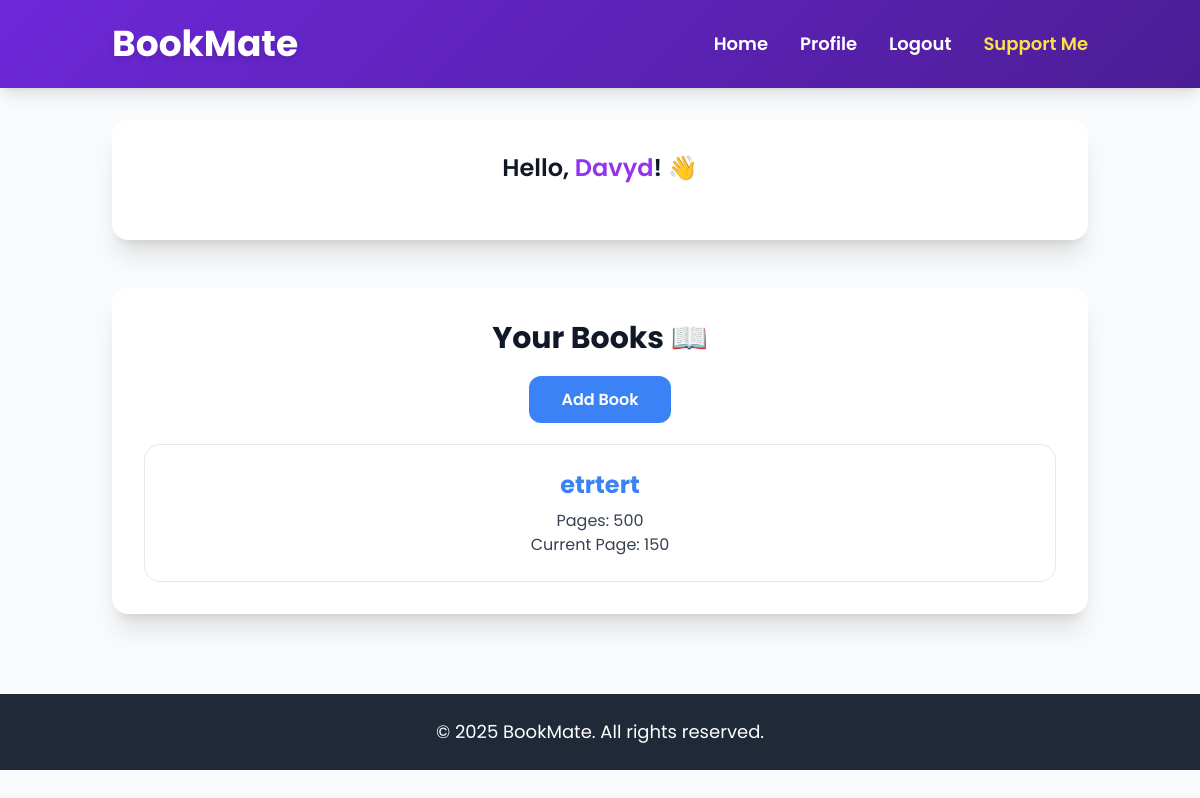
The app's page / (signed in), older data.
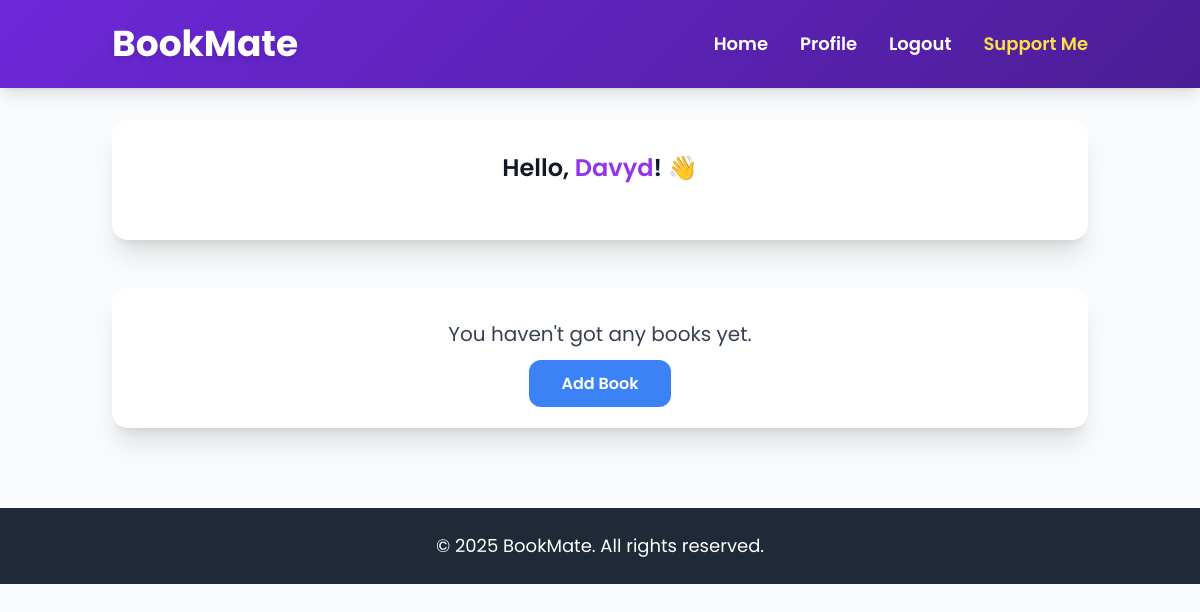
The same page, newer data.
### main/models.py (models this page shows, shortened)
class Book(models.Model):
    user = models.ForeignKey(User, on_delete=models.CASCADE)
    title = models.CharField("Name Book", max_length=20)
    pages = models.IntegerField("Pages in Book")
    page_now = models.IntegerField("Page Now")

### main/views.py (the view)
# urls.py: path('', views.home, name='home'),
def home(request):
    if request.user.is_authenticated:
        Book.objects.filter(user=request.user, page_now__gte=F("pages")).delete()
        books = Book.objects.filter(user=request.user)
    else:
        books = []
    return render(request, "main/index.html", {"books": books})

### main/templates/main/index.html (shortened to what this page needs)
{% extends "main/layout.html" %} {% block title %}Home Page{% endblock title %}
{% block content %}
<main>
  <section class="w-full bg-white dark:bg-gray-800 shadow-xl rounded-2xl p-8 text-center hover-scale">
    {% if user.is_authenticated %}
    <p class="text-2xl font-semibold mb-6 text-gray-900 dark:text-white">
      Hello, <span class="text-purple-600">{{ user.username }}</span>! 👋
    </p>
    {% endif %}
  </section>
  {% if user.is_authenticated %}
  <section class="w-full bg-white dark:bg-gray-800 shadow-xl rounded-2xl p-8 text-center mt-12 hover-scale">
    {% if books %}
    <h2 class="text-3xl font-bold text-gray-900 dark:text-white mb-8">
      Your Books 📖
    </h2>
    <a
      href="{% url 'add_book' %}"
      class="bg-blue-500 hover:bg-blue-600 py-3 px-8 rounded-xl text-white font-semibold hover-scale transition-transform"
    >
      Add Book
    </a>
    <ul class="space-y-6 mt-8">
      {% for book in books %}
      <li class="p-6 border border-gray-200 dark:border-gray-700 rounded-2xl hover:shadow-lg transition-shadow">
        <a
          href="{% url 'book_detail' book.id %}"
          class="text-2xl font-bold text-blue-500 hover:text-blue-600 hover:underline whitespace-nowrap overflow-hidden text-ellipsis block"
        >
          {{ book.title }}
        </a>
        <p class="text-gray-700 dark:text-gray-300 mt-2">Pages: {{ book.pages }}</p>
        <p class="text-gray-700 dark:text-gray-300">Current Page: {{ book.page_now }}</p>
      </li>
      {% endfor %}
    </ul>
    {% else %}
    <p class="text-xl text-gray-700 dark:text-gray-300 mb-6">You haven't got any books yet.</p>
    <a
      href="{% url 'add_book' %}"
      class="bg-blue-500 hover:bg-blue-600 py-3 px-8 rounded-xl text-white font-semibold hover-scale transition-transform"
    >
      Add Book
    </a>
    {% endif %}
  </section>
  {% endif %}
</main>
{% endblock content %}

Row changes from the older to the newer data that the page shows:
removed Book: title "etrtert", pages "500", page_now "150"
Text that changed along with them:
text no longer shown: "Your Books 📖"
text now shown: "You haven't got any books yet."
